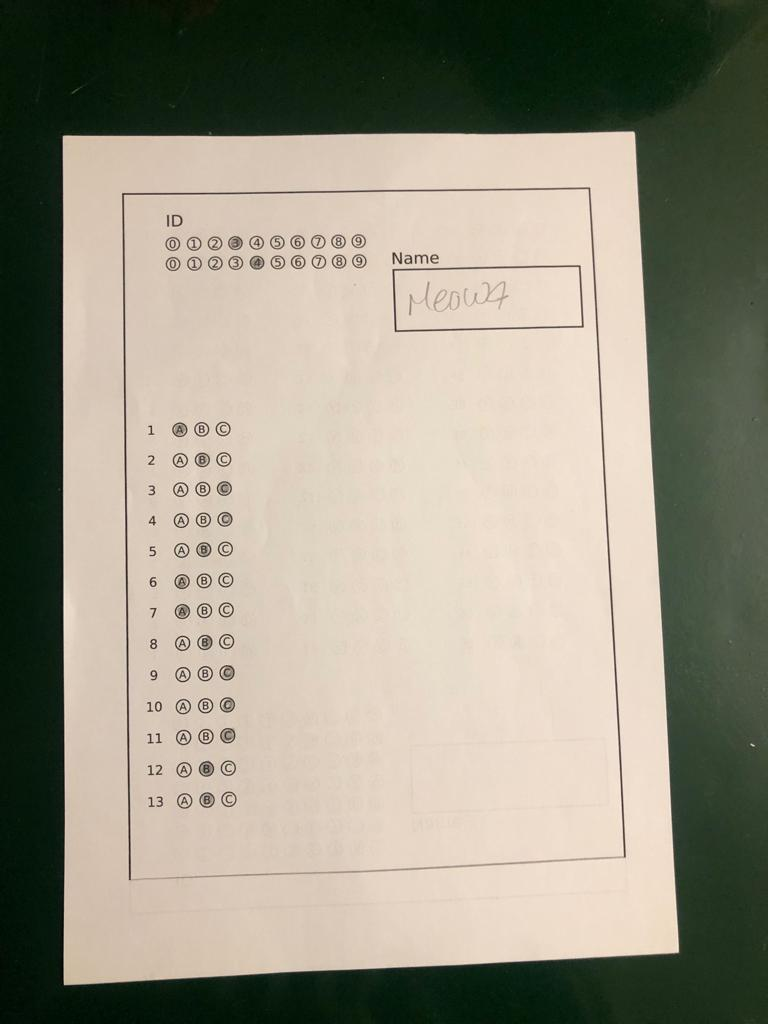
#> input picture 1/a.jpg, 768 x 1024 px
$ python -i functions.py   (imports and definitions only)
#> lines starting #> are read from the running program, lines starting #| are printed output that depends on the picture; after the words box and inside, x2 and y2 are one past the last pixel; in counts of white or black regions, pixels touching at a corner belong together
import xlwt
import os
from commonfunctions import *
import numpy as np
import pandas as pd
import cv2
import skimage.io as io
import matplotlib.pyplot as plt
from skimage.color import rgb2gray
from skimage.morphology import binary_erosion, binary_dilation, binary_closing,skeletonize, thin
from skimage.measure import find_contours
from skimage.draw import rectangle
from skimage.transform import resize


# getting binary image
# [5 lines left out: function getBinaryImg, not called in this run]

# getting closed image
def getClosedImg(img, win_size):
    closed_img = binary_dilation(binary_erosion(img, footprint=win_size), footprint=win_size)
    return closed_img

# getting contour according to aspect ratio and area
# [44 lines left out: functions getAspectRatioContour, getRectContour, not called in this run]


#getting contours using cv library
def getCVRectContour(img, ut = 150,lt = 100,kernel = 3, win_size =  np.ones((3, 3), dtype=int)):
    #image preprocessing
#> called with ut = 150, lt = 100, kernel = 3, win_size = array of shape (3, 3)
    img_blur = cv2.GaussianBlur(img, (kernel, kernel), 7)
    img_canny = cv2.Canny(img_blur,lt,ut)
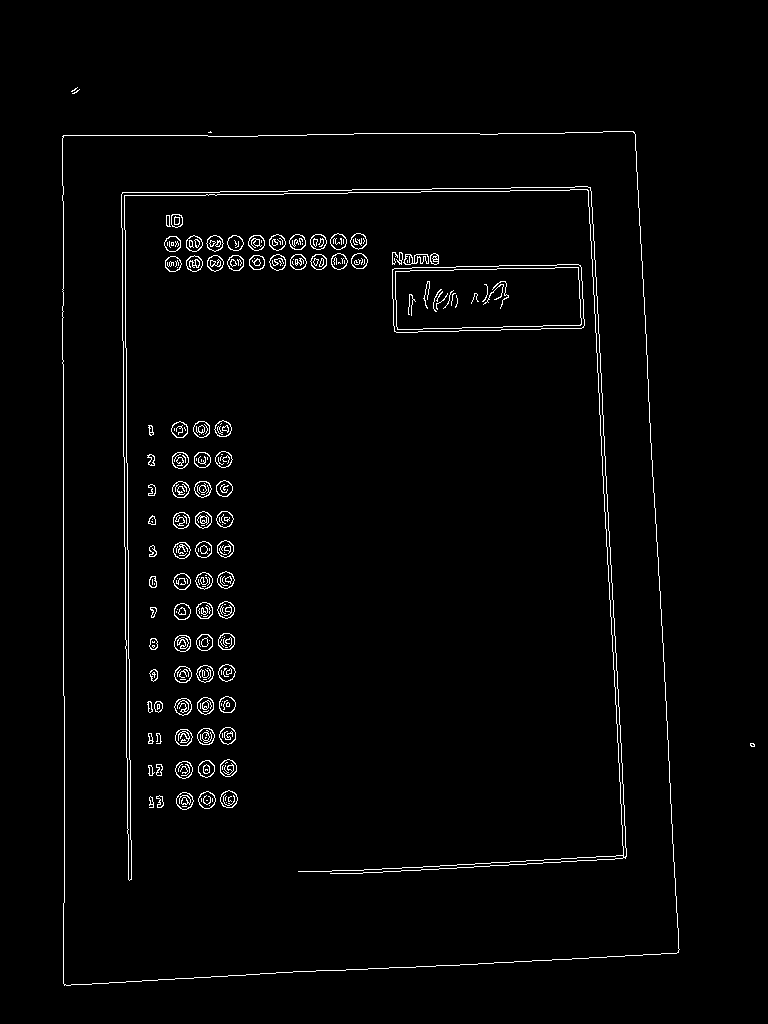
#> img_canny: shape (1024, 768); 2% white in thin lines or dots, all inside (x1, y1, x2, y2) = (62, 87, 755, 986)
    img_dial = cv2.dilate(img_canny, win_size, iterations=2)
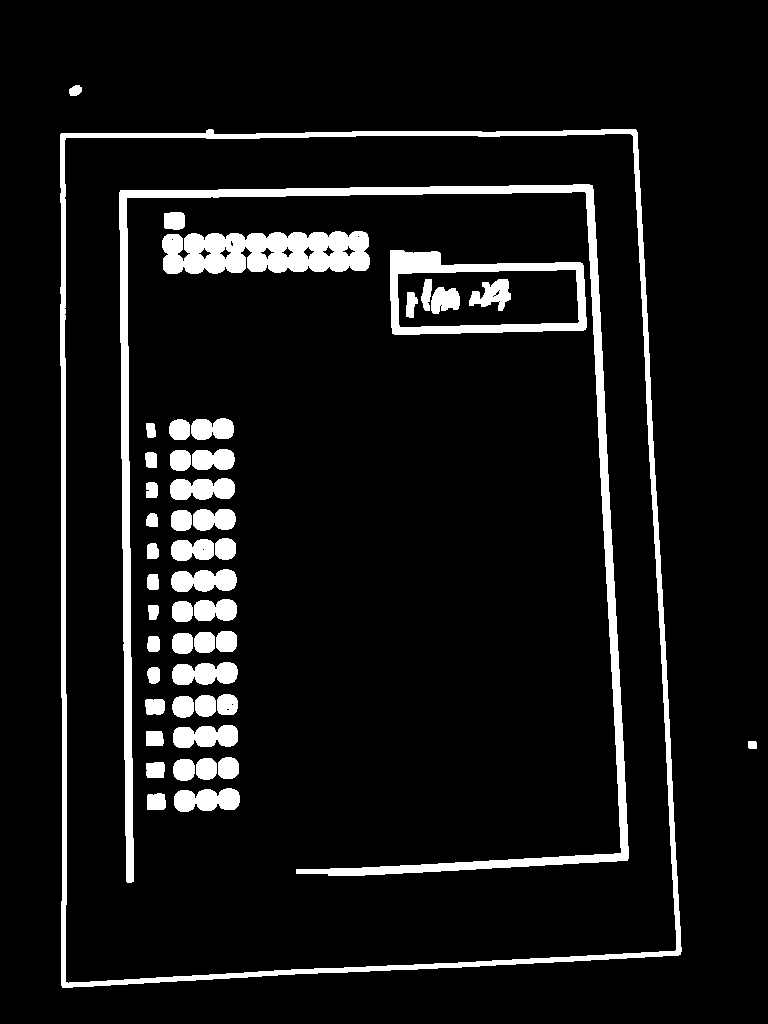
#> img_dial: shape (1024, 768); 8.2% white; 48 white regions, largest, box (x1, y1, x2, y2) and area: (119, 184, 629, 883) 17276, (60, 129, 682, 988) 14718, (162, 231, 370, 274) 7265
    img_closed = cv2.erode(img_dial, win_size, iterations=1)
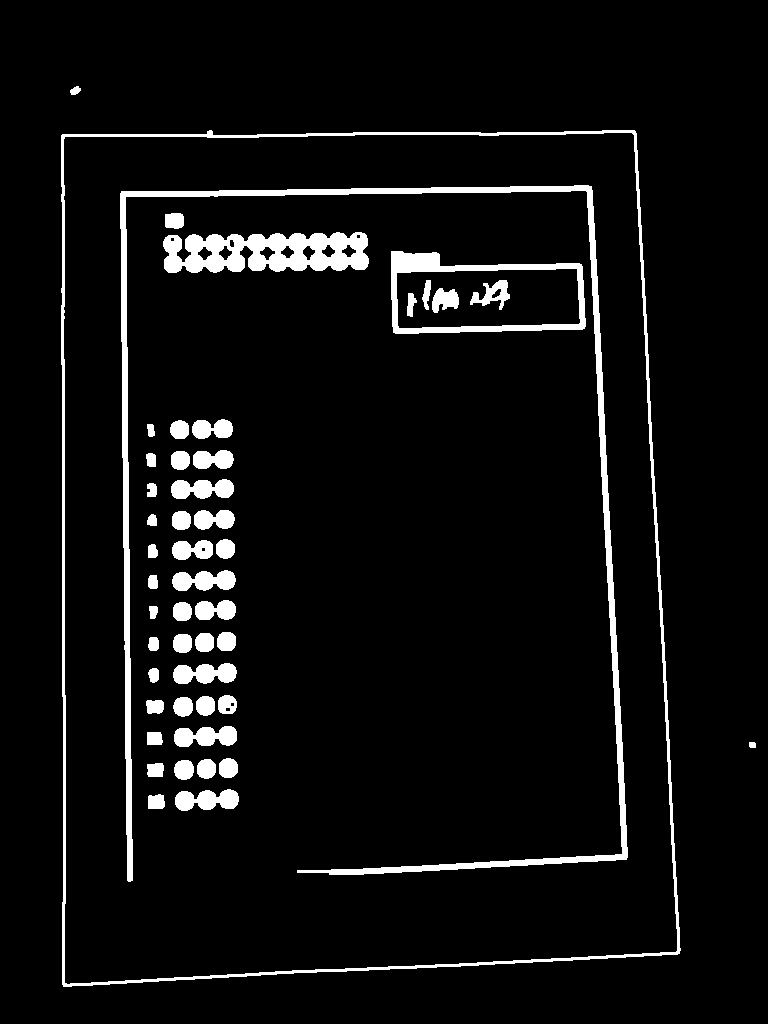
#> img_closed: shape (1024, 768); 6% white; 48 white regions

    contours, heirarchy = cv2.findContours(img_closed, cv2.RETR_EXTERNAL, cv2.CHAIN_APPROX_SIMPLE)
#> contours = 3 contours; box (x1, y1, x2, y2) and area: (61, 130, 681, 987) 498690, (70, 86, 81, 95) 54, (749, 742, 756, 748) 29

    bounding_rects = []

    for rect in contours:
        area = cv2.contourArea(rect)
        #print(area)
        perimeter = cv2.arcLength(rect, True)
        points = cv2.approxPolyDP(rect, 0.02*perimeter, True)
        #print(points)

        if (len(points) == 4) and (area > 50):
            bounding_rects.append(rect)
#> this loop made 3 passes
#> (area, perimeter) on passes 1, 3: (29, 20.83), (54, 30.14)
#> (area, perimeter, points) on pass 2: (498690, 2910.2, [[62, 134], [63, 986], [679, 953], [635, 131]])
#> after the loop, bounding_rects = 1 contour; box (x1, y1, x2, y2) and area: (61, 130, 681, 987) 498690

    bounding_rects = sorted(bounding_rects, key = cv2.contourArea, reverse = True)

    return bounding_rects

#getting corner points for getAspectRatioContour function
# [228 lines left out: functions getAspectCornerPoints, getCVCornerPoints, getCornerPoints, getOrderedCornerPoints, getIDRegion, getQuestionRegion and 6 more, not called in this run]

ID_1 = [2,1,2,2,1,1,2,1,1,1,2,2,1,1,2]
ID_2 = [1,1,1,1,1,1,0,1]
ID_3 = [1,1]
ID_4 = [1,1,1,1,1,1,1,1,1,2,2,1,1]

#getting 1 for correct answer and 0
# [46 lines left out: functions getQanswer, getScore, not called in this run]

>>> import cv2
>>> picture = cv2.cvtColor(cv2.imread('1/a.jpg'), cv2.COLOR_BGR2RGB)
>>> result = getCVRectContour(picture)
#> result has the same summary as bounding_rects in getCVRectContour

$ run again, on 1/b.jpg
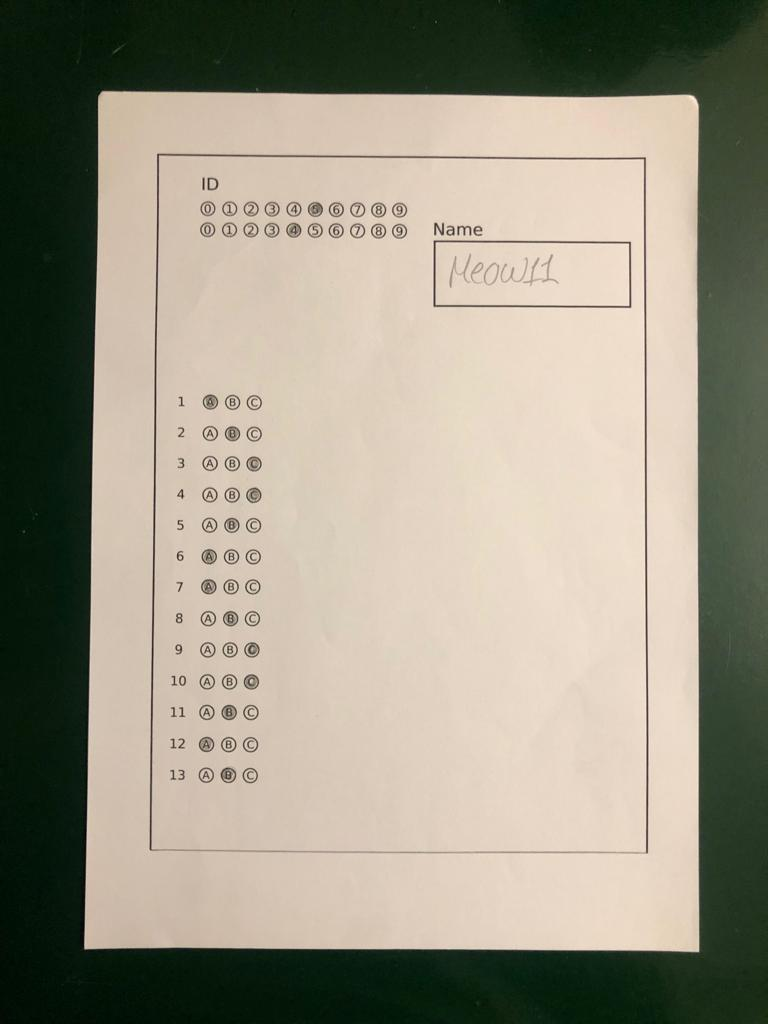
#> input picture 1/b.jpg, 768 x 1024 px
#> in getCVRectContour, `img_canny = cv2.Canny(img_blur,lt,ut)`:
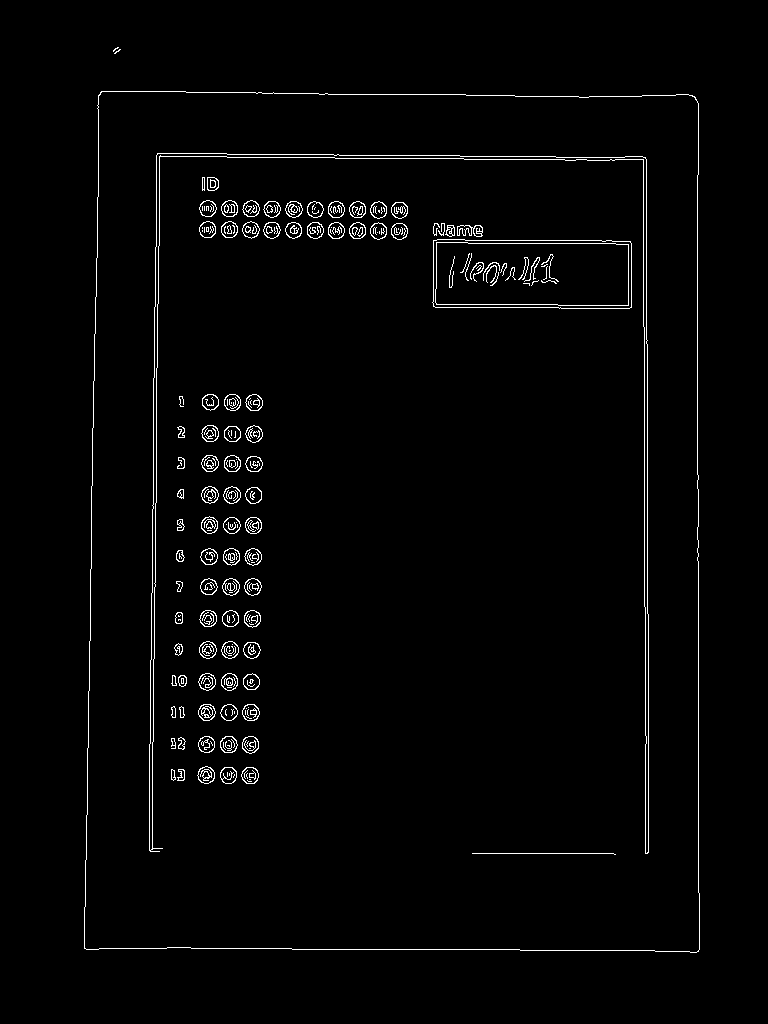
#> img_canny: shape (1024, 768); 2% white in thin lines or dots, all inside (x1, y1, x2, y2) = (84, 47, 700, 953)
#> img_dial: shape (1024, 768); 8.2% white; 46 white regions, largest, box (x1, y1, x2, y2) and area: (147, 151, 651, 856) 15114, (82, 89, 702, 955) 14839, (197, 198, 410, 242) 7741
#> in getCVRectContour, `img_closed = cv2.erode(img_dial, win_size, iterations=1)`:
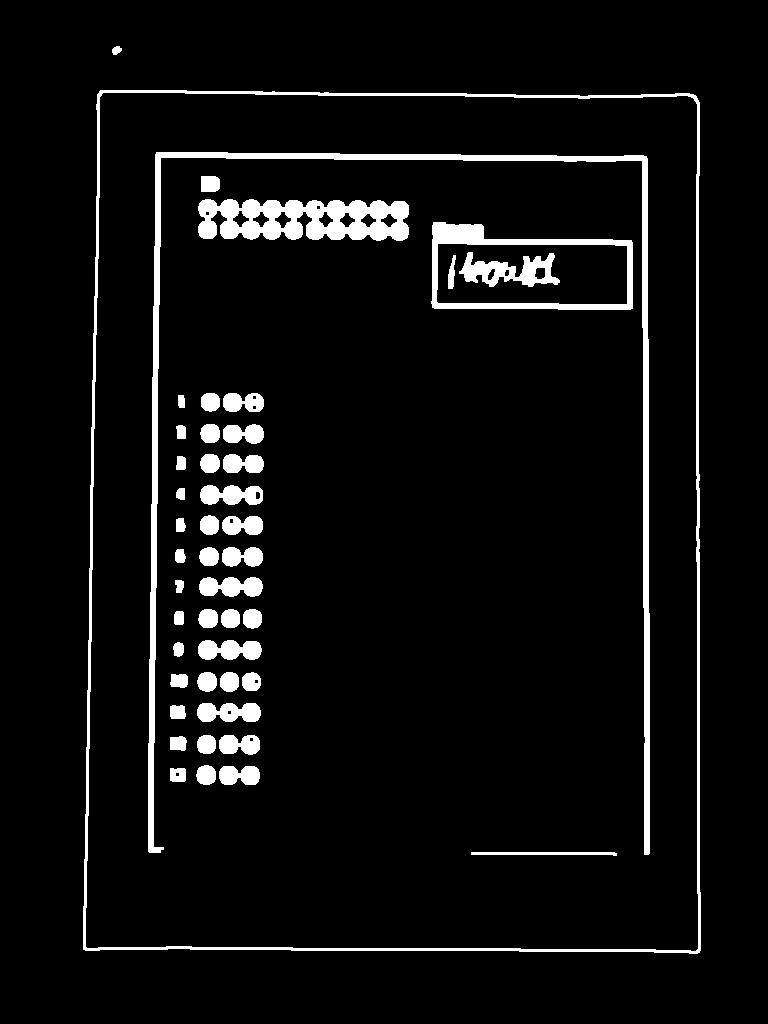
#> img_closed: shape (1024, 768); 6% white; 46 white regions
#> contours = 2 contours; box (x1, y1, x2, y2) and area: (83, 90, 701, 954) 521498, (112, 46, 122, 55) 52
#> the loop in getCVRectContour, `for rect in contours:` made 2 passes
#> (area, perimeter, points) on pass 1: (521498.5, 2950.6, [[100, 90], [83, 949], [699, 952], [696, 96]])
#> after the loop in getCVRectContour, `for rect in contours:`: bounding_rects = 1 contour; box (x1, y1, x2, y2) and area: (83, 90, 701, 954) 521498
#> result has the same summary as bounding_rects in getCVRectContour

$ run again, on 1/d.jpg
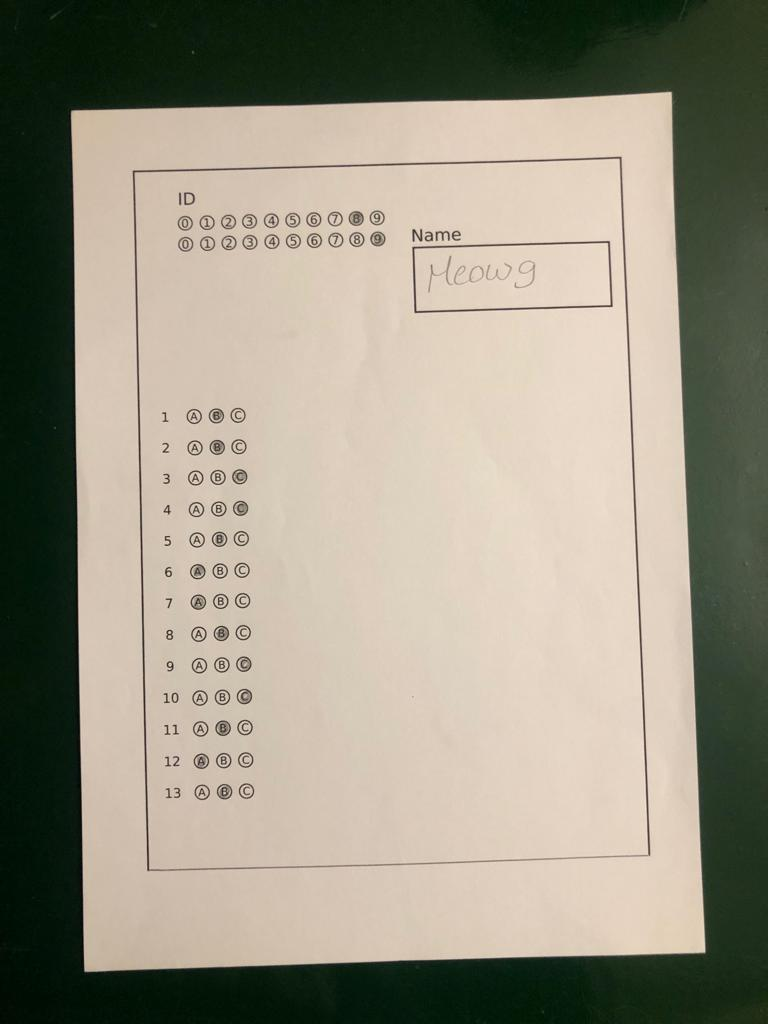
#> input picture 1/d.jpg, 768 x 1024 px
#> in getCVRectContour, `img_canny = cv2.Canny(img_blur,lt,ut)`:
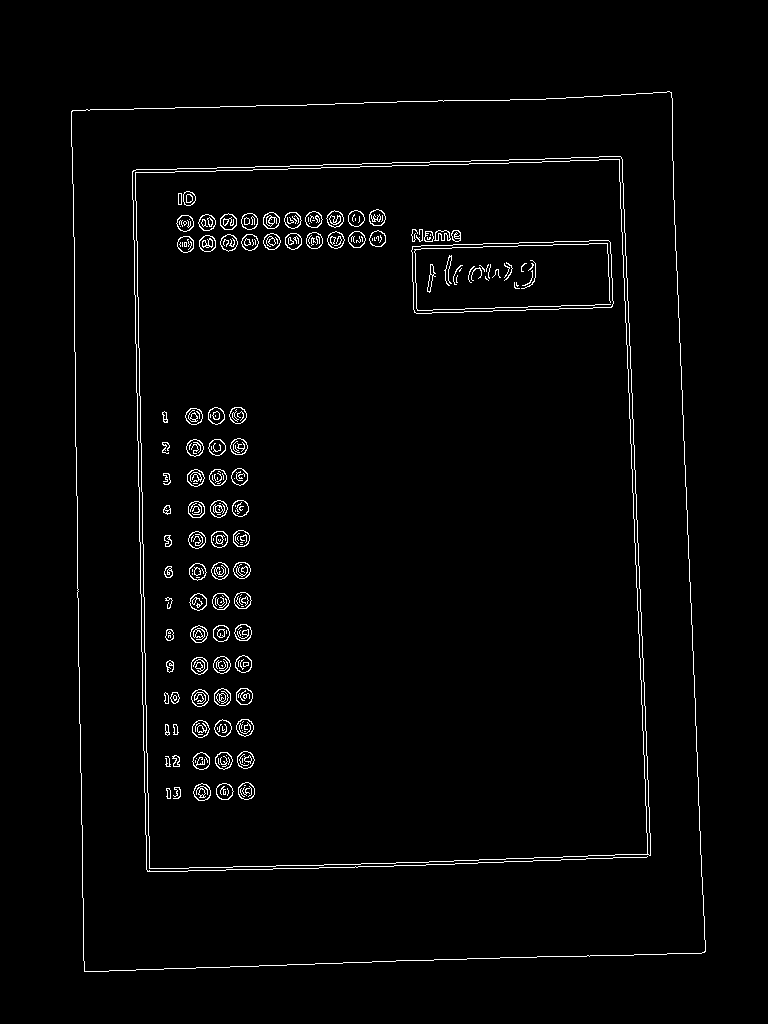
#> img_canny: shape (1024, 768); 2.1% white in thin lines or dots, all inside (x1, y1, x2, y2) = (71, 91, 706, 972)
#> img_dial: shape (1024, 768); 8.6% white; 46 white regions, largest, box (x1, y1, x2, y2) and area: (130, 154, 653, 874) 19241, (69, 89, 708, 974) 15072, (174, 207, 388, 255) 7753
#> in getCVRectContour, `img_closed = cv2.erode(img_dial, win_size, iterations=1)`:
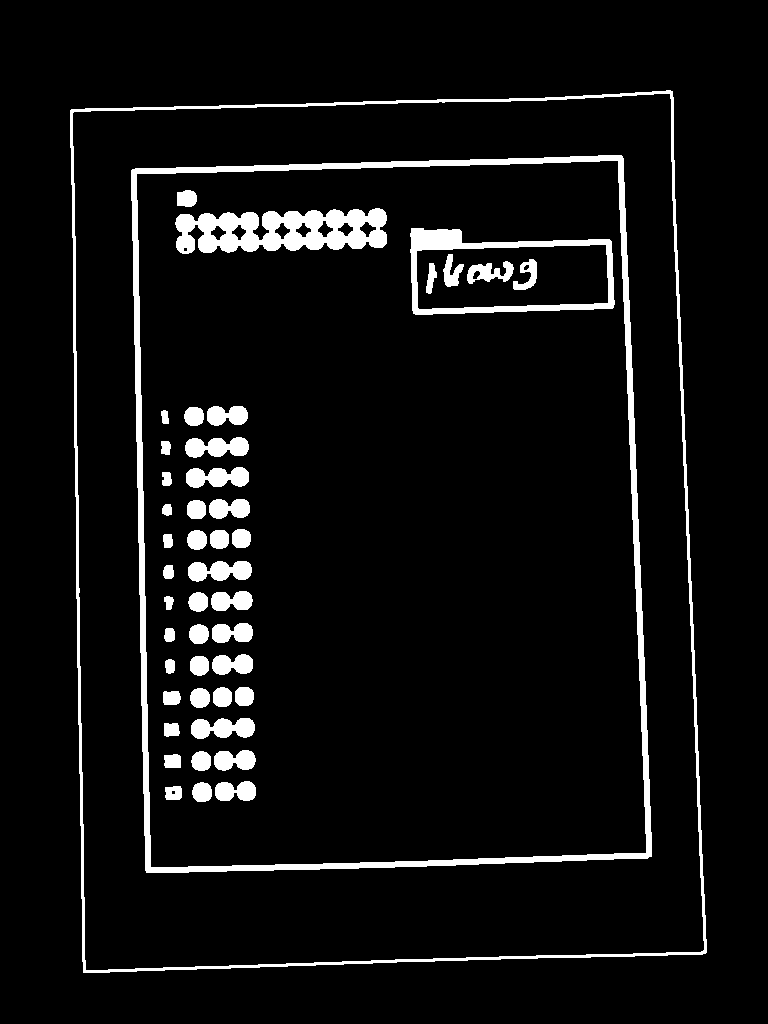
#> img_closed: shape (1024, 768); 6.4% white; 46 white regions
#> contours = 1 contour; box (x1, y1, x2, y2) and area: (70, 90, 707, 973) 527395
#> the loop in getCVRectContour, `for rect in contours:` made 1 pass
#> (area, perimeter, points) on pass 1: (527395, 2984.5, [[672, 91], [70, 110], [83, 972], [706, 952]])
#> after the loop in getCVRectContour, `for rect in contours:`: bounding_rects has the same summary as contours
#> result has the same summary as contours in getCVRectContour
